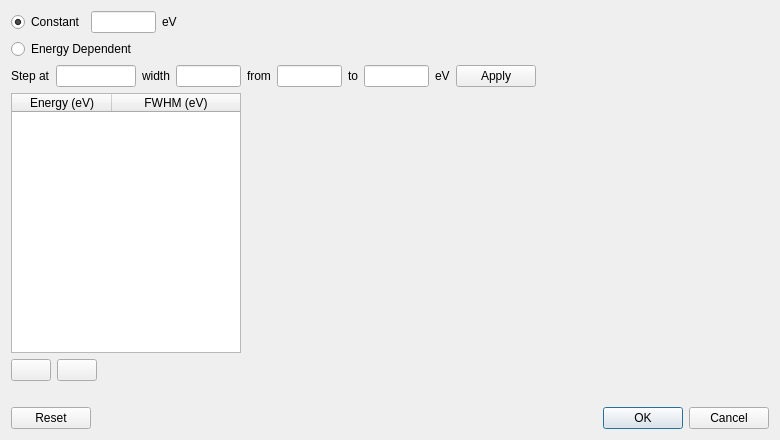
<?xml version="1.0" encoding="UTF-8"?>
<ui version="4.0">
 <class>lorentzianDialog</class>
 <widget class="QDialog" name="lorentzianDialog">
  <property name="geometry">
   <rect>
    <x>0</x>
    <y>0</y>
    <width>780</width>
    <height>440</height>
   </rect>
  </property>
  <property name="windowTitle">
   <string>Lorentzian Broadening</string>
  </property>
  <layout class="QVBoxLayout" name="verticalLayout">
   <item>
    <layout class="QGridLayout" name="modeGridLayout">
     <item row="0" column="0">
      <widget class="QRadioButton" name="constantRadioButton">
       <property name="text">
        <string>Constant</string>
       </property>
       <property name="checked">
        <bool>true</bool>
       </property>
      </widget>
     </item>
     <item row="0" column="1">
      <widget class="DoubleLineEdit" name="valueLineEdit">
       <property name="maximumSize">
        <size>
         <width>65</width>
         <height>16777215</height>
        </size>
       </property>
       <property name="alignment">
        <set>Qt::AlignmentFlag::AlignRight|Qt::AlignmentFlag::AlignTrailing|Qt::AlignmentFlag::AlignVCenter</set>
       </property>
      </widget>
     </item>
     <item row="0" column="2">
      <widget class="QLabel" name="valueUnitLabel">
       <property name="text">
        <string>eV</string>
       </property>
      </widget>
     </item>
     <item row="0" column="3">
      <spacer name="modeSpacer">
       <property name="orientation">
        <enum>Qt::Orientation::Horizontal</enum>
       </property>
       <property name="sizeHint" stdset="0">
        <size>
         <width>40</width>
         <height>20</height>
        </size>
       </property>
      </spacer>
     </item>
     <item row="1" column="0" colspan="3">
      <widget class="QRadioButton" name="variableRadioButton">
       <property name="text">
        <string>Energy Dependent</string>
       </property>
      </widget>
     </item>
    </layout>
   </item>
   <item>
    <widget class="QWidget" name="stepWidget" native="true">
     <layout class="QHBoxLayout" name="stepLayout">
      <property name="leftMargin">
       <number>0</number>
      </property>
      <property name="topMargin">
       <number>0</number>
      </property>
      <property name="rightMargin">
       <number>0</number>
      </property>
      <property name="bottomMargin">
       <number>0</number>
      </property>
      <item>
       <widget class="QLabel" name="stepEnergyLabel">
        <property name="text">
         <string>Step at</string>
        </property>
       </widget>
      </item>
      <item>
       <widget class="DoubleLineEdit" name="stepEnergyLineEdit">
        <property name="maximumSize">
         <size>
          <width>80</width>
          <height>16777215</height>
         </size>
        </property>
        <property name="alignment">
         <set>Qt::AlignmentFlag::AlignRight|Qt::AlignmentFlag::AlignTrailing|Qt::AlignmentFlag::AlignVCenter</set>
        </property>
       </widget>
      </item>
      <item>
       <widget class="QLabel" name="stepWidthLabel">
        <property name="text">
         <string>width</string>
        </property>
       </widget>
      </item>
      <item>
       <widget class="DoubleLineEdit" name="stepWidthLineEdit">
        <property name="maximumSize">
         <size>
          <width>65</width>
          <height>16777215</height>
         </size>
        </property>
        <property name="alignment">
         <set>Qt::AlignmentFlag::AlignRight|Qt::AlignmentFlag::AlignTrailing|Qt::AlignmentFlag::AlignVCenter</set>
        </property>
       </widget>
      </item>
      <item>
       <widget class="QLabel" name="stepBelowLabel">
        <property name="text">
         <string>from</string>
        </property>
       </widget>
      </item>
      <item>
       <widget class="DoubleLineEdit" name="stepBelowLineEdit">
        <property name="maximumSize">
         <size>
          <width>65</width>
          <height>16777215</height>
         </size>
        </property>
        <property name="alignment">
         <set>Qt::AlignmentFlag::AlignRight|Qt::AlignmentFlag::AlignTrailing|Qt::AlignmentFlag::AlignVCenter</set>
        </property>
       </widget>
      </item>
      <item>
       <widget class="QLabel" name="stepAboveLabel">
        <property name="text">
         <string>to</string>
        </property>
       </widget>
      </item>
      <item>
       <widget class="DoubleLineEdit" name="stepAboveLineEdit">
        <property name="maximumSize">
         <size>
          <width>65</width>
          <height>16777215</height>
         </size>
        </property>
        <property name="alignment">
         <set>Qt::AlignmentFlag::AlignRight|Qt::AlignmentFlag::AlignTrailing|Qt::AlignmentFlag::AlignVCenter</set>
        </property>
       </widget>
      </item>
      <item>
       <widget class="QLabel" name="stepUnitLabel">
        <property name="text">
         <string>eV</string>
        </property>
       </widget>
      </item>
      <item>
       <widget class="QPushButton" name="applyStepPushButton">
        <property name="text">
         <string>Apply</string>
        </property>
        <property name="autoDefault">
         <bool>false</bool>
        </property>
       </widget>
      </item>
      <item>
       <spacer name="stepSpacer">
        <property name="orientation">
         <enum>Qt::Orientation::Horizontal</enum>
        </property>
        <property name="sizeHint" stdset="0">
         <size>
          <width>40</width>
          <height>20</height>
         </size>
        </property>
       </spacer>
      </item>
     </layout>
    </widget>
   </item>
   <item>
    <layout class="QHBoxLayout" name="contentLayout" stretch="0,1">
     <item>
      <widget class="QWidget" name="pointsWidget" native="true">
       <property name="minimumSize">
        <size>
         <width>230</width>
         <height>0</height>
        </size>
       </property>
       <property name="maximumSize">
        <size>
         <width>230</width>
         <height>16777215</height>
        </size>
       </property>
       <layout class="QVBoxLayout" name="pointsLayout">
        <property name="leftMargin">
         <number>0</number>
        </property>
        <property name="topMargin">
         <number>0</number>
        </property>
        <property name="rightMargin">
         <number>0</number>
        </property>
        <property name="bottomMargin">
         <number>0</number>
        </property>
        <item>
         <widget class="QTableWidget" name="pointsTableWidget">
          <property name="selectionBehavior">
           <enum>QAbstractItemView::SelectionBehavior::SelectRows</enum>
          </property>
          <property name="columnCount">
           <number>2</number>
          </property>
          <attribute name="horizontalHeaderStretchLastSection">
           <bool>true</bool>
          </attribute>
          <attribute name="verticalHeaderVisible">
           <bool>false</bool>
          </attribute>
          <column>
           <property name="text">
            <string>Energy (eV)</string>
           </property>
          </column>
          <column>
           <property name="text">
            <string>FWHM (eV)</string>
           </property>
          </column>
         </widget>
        </item>
        <item>
         <layout class="QHBoxLayout" name="pointsButtonsLayout">
          <item>
           <widget class="QPushButton" name="addPushButton">
            <property name="toolTip">
             <string>Add a point</string>
            </property>
            <property name="autoDefault">
             <bool>false</bool>
            </property>
           </widget>
          </item>
          <item>
           <widget class="QPushButton" name="removePushButton">
            <property name="toolTip">
             <string>Remove the selected points</string>
            </property>
            <property name="autoDefault">
             <bool>false</bool>
            </property>
           </widget>
          </item>
          <item>
           <spacer name="pointsButtonsSpacer">
            <property name="orientation">
             <enum>Qt::Orientation::Horizontal</enum>
            </property>
            <property name="sizeHint" stdset="0">
             <size>
              <width>40</width>
              <height>20</height>
             </size>
            </property>
           </spacer>
          </item>
         </layout>
        </item>
       </layout>
      </widget>
     </item>
     <item>
      <layout class="QVBoxLayout" name="plotLayout"/>
     </item>
    </layout>
   </item>
   <item>
    <widget class="QLabel" name="messageLabel">
     <property name="wordWrap">
      <bool>true</bool>
     </property>
    </widget>
   </item>
   <item>
    <widget class="QDialogButtonBox" name="buttonBox">
     <property name="standardButtons">
      <set>QDialogButtonBox::Cancel|QDialogButtonBox::Ok|QDialogButtonBox::Reset</set>
     </property>
    </widget>
   </item>
  </layout>
 </widget>
 <customwidgets>
  <customwidget>
   <class>DoubleLineEdit</class>
   <extends>QLineEdit</extends>
   <header>crispy.widgets</header>
  </customwidget>
 </customwidgets>
 <resources/>
 <connections/>
</ui>
